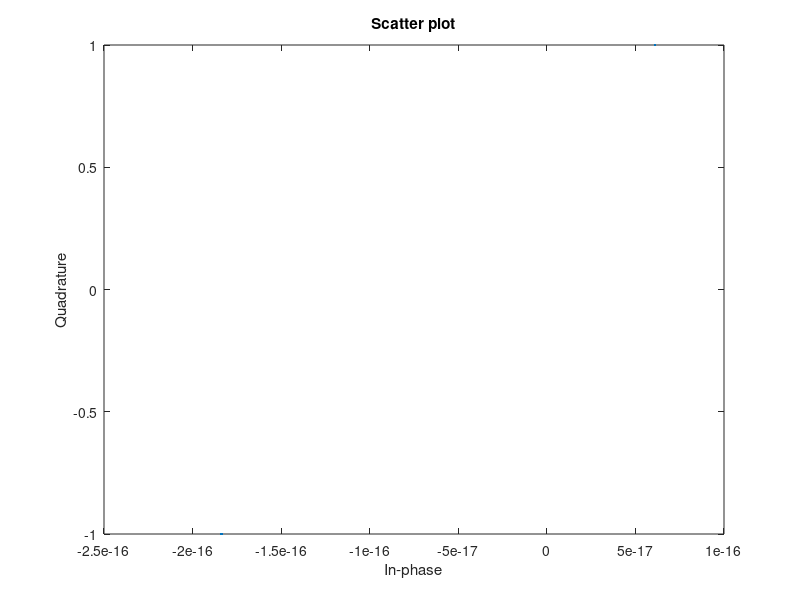
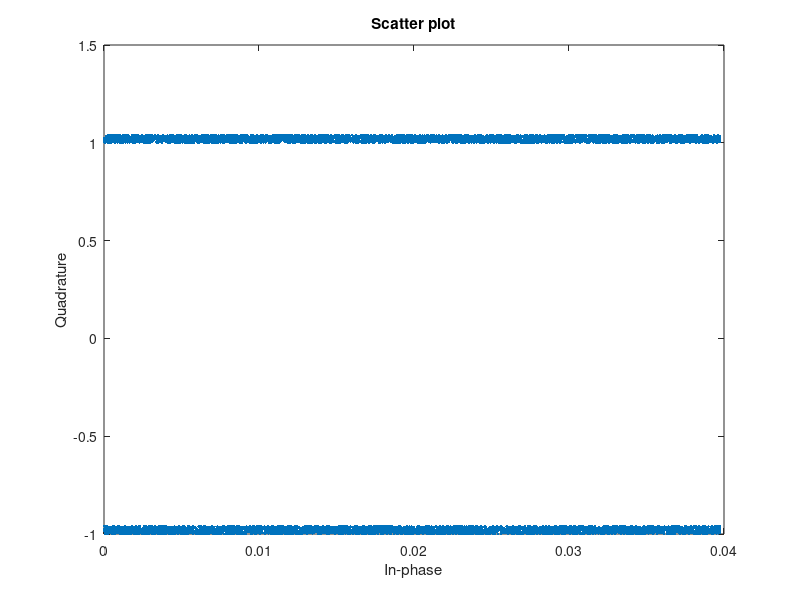

MATLAB code for these plots, in order:
clear all
M = 2;
n=10^4;
Eb_No=10^(25/10);
Signal = randi([0 M-1],n,1);
PSK = pskmod(Signal,M,pi/M);
scatterplot(PSK)
Gausian_noise=(1/sqrt(2*Eb_No))*(rand(n,1)+1j*rand(n,1));
noised_Signal =PSK+Gausian_noise;
scatterplot(noised_Signal)

Recieved_Signal = pskdemod(noised_Signal,M,pi/M);
BER_PSK_AWGn = (n-sum(Signal==Recieved_Signal))/n;
